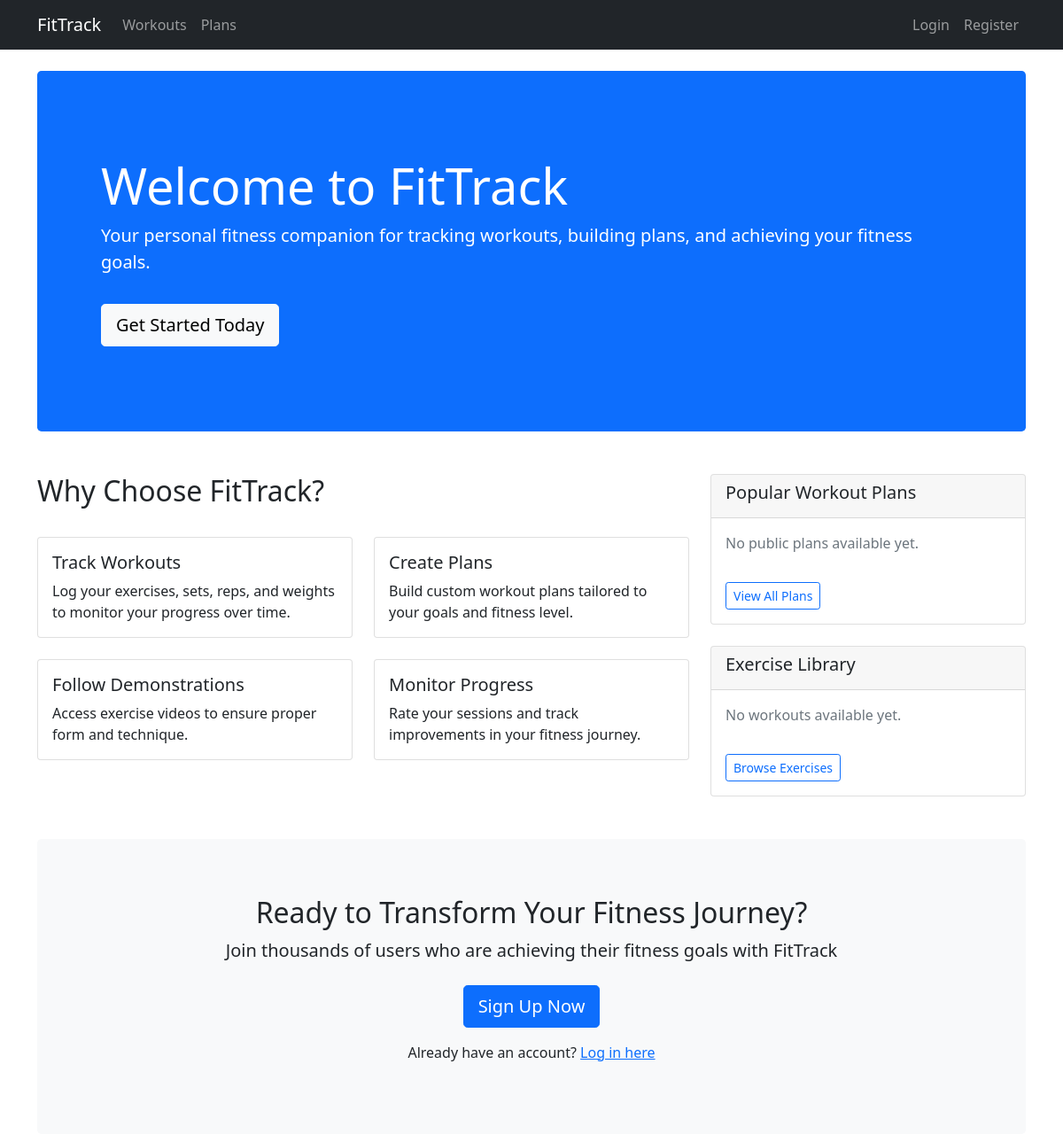
Before: / with the older database file.
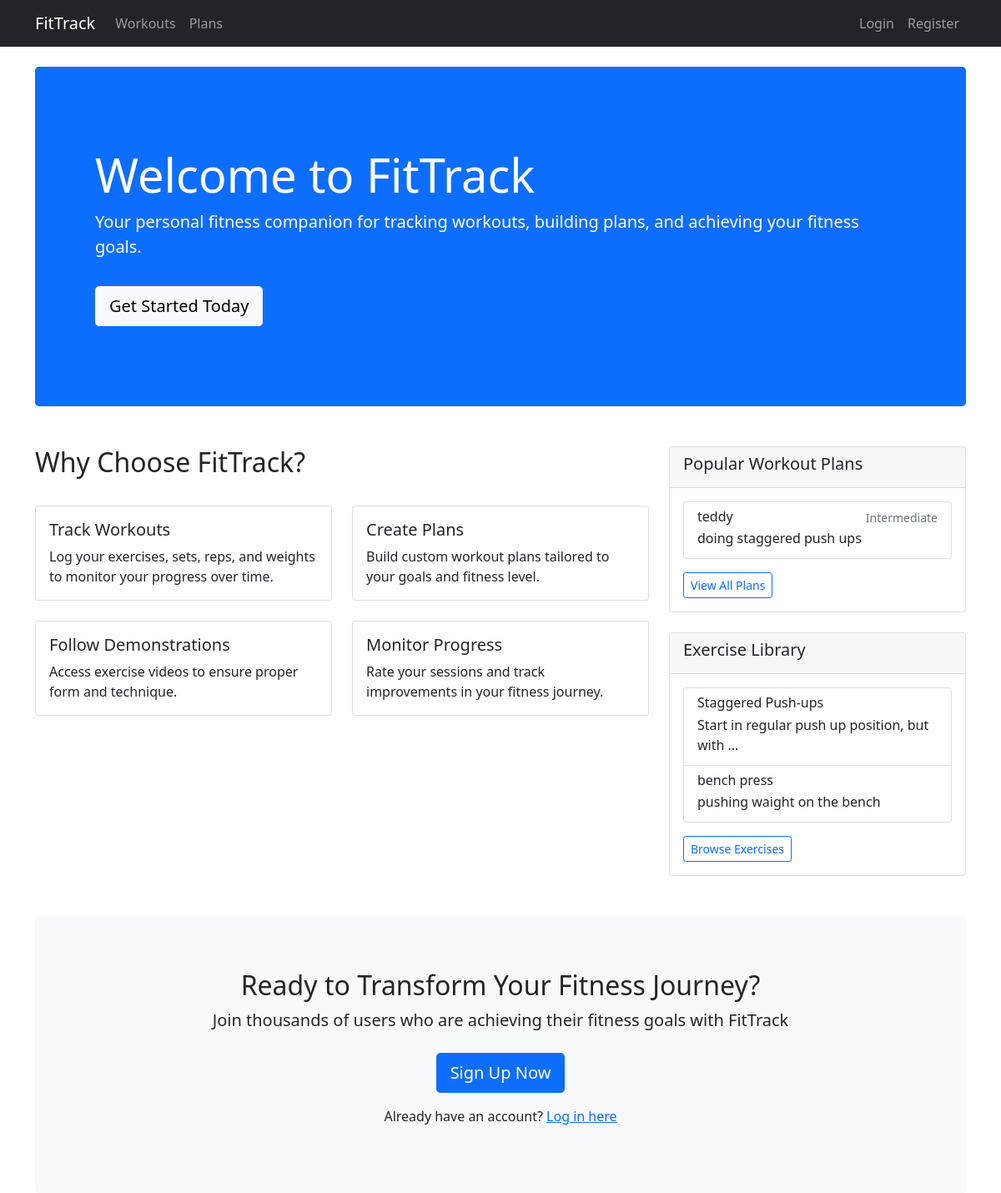
After: the same page with the newer database file.
### workouts/models.py (models this page shows, shortened)
class WorkoutPlan(models.Model):
    DIFFICULTY_CHOICES = [
        ('B', 'Beginner'),
        ('I', 'Intermediate'),
        ('A', 'Advanced'),
    ]
    name = models.CharField(max_length=200)
    creator = models.ForeignKey(User, on_delete=models.CASCADE, related_name='created_plans')
    workouts = models.ManyToManyField(Workout, through='WorkoutPlanItem')
    description = models.TextField()
    difficulty = models.CharField(max_length=1, choices=DIFFICULTY_CHOICES, default='B')
    is_public = models.BooleanField(default=False)
    created_at = models.DateTimeField(auto_now_add=True)
    class Meta:
        ordering = ['-created_at']

class Workout(models.Model):
    name = models.CharField(max_length=200)
    description = models.TextField()
    muscle_groups = models.ManyToManyField(MuscleGroup)
    demonstration_video_url = models.URLField(blank=True, null=True)
    created_by = models.ForeignKey(User, on_delete=models.SET_NULL, null=True)
    created_at = models.DateTimeField(auto_now_add=True)
    class Meta:
        ordering = ['name']

### workouts/views.py (the view)
# urls.py: path('', views.index)
def index(request):
    public_plans = WorkoutPlan.objects.filter(is_public=True)[:5]
    recent_workouts = Workout.objects.all()[:5]
    return render(request, 'workouts/index.html', {
        'public_plans': public_plans,
        'recent_workouts': recent_workouts
    })

### workouts/templates/workouts/index.html (shortened to what the changed rows need)
{% extends 'workouts/base.html' %}
{% block content %}
<div class="row">
    <div class="col-12 mb-5">
        <div class="p-5 bg-primary text-white rounded-3">
            <div class="container-fluid py-5">
                <h1 class="display-4">Welcome to FitTrack</h1>
            </div>
        </div>
    </div>
</div>
<div class="row">
    <div class="col-md-8">
        {% if user.is_authenticated %}
        <div class="row mb-4">
            <div class="col-12">
                <h2>Your Fitness Dashboard</h2>
                <p class="text-muted">Welcome back, {{ user.username }}! Here's an overview of your fitness journey.</p>
            </div>
        </div>
        <div class="row mb-4">
            <div class="col-md-4 mb-3">
                <div class="card h-100">
                    <div class="card-body text-center">
                        <h5 class="card-title">Start Workout</h5>
                        <p class="card-text">Begin a new training session</p>
                        <a href="{% url 'workouts:start_session' %}" class="btn btn-primary">Start Now</a>
                    </div>
                </div>
            </div>
            <div class="col-md-4 mb-3">
                <div class="card h-100">
                    <div class="card-body text-center">
                        <h5 class="card-title">Create Workout</h5>
                        <p class="card-text">Add a new exercise to library</p>
                        <a href="{% url 'workouts:create_workout' %}" class="btn btn-primary">Create</a>
                    </div>
                </div>
            </div>
            <div class="col-md-4 mb-3">
                <div class="card h-100">
                    <div class="card-body text-center">
                        <h5 class="card-title">Build Plan</h5>
                        <p class="card-text">Design a workout program</p>
                        <a href="{% url 'workouts:create_workoutplan' %}" class="btn btn-primary">Build</a>
                    </div>
                </div>
            </div>
        </div>
        <div class="row mb-4">
            <div class="col-12">
                <h3>Your Recent Activity</h3>
                <div class="card">
                    <div class="card-body">
                        <p class="text-center text-muted py-4">
                            Your workout sessions will appear here once you start tracking.
                            <br>
                            <a href="{% url 'workouts:start_session' %}">Start your first session</a>
                        </p>
                    </div>
                </div>
            </div>
        </div>
        {% else %}
        <div class="row mb-4">
            <div class="col-12">
                <h2>Why Choose FitTrack?</h2>
            </div>
        </div>
        {% endif %}
    </div>
    <div class="col-md-4">
        <div class="card mb-4">
            <div class="card-body">
                {% if public_plans %}
                <div class="list-group">
                    {% for plan in public_plans %}
                    <a href="{% url 'workouts:workoutplan_detail' plan.pk %}" class="list-group-item list-group-item-action">
                        <div class="d-flex w-100 justify-content-between">
                            <h6 class="mb-1">{{ plan.name }}</h6>
                            <small class="text-muted">{{ plan.get_difficulty_display }}</small>
                        </div>
                        <p class="mb-1">{{ plan.description|truncatewords:10 }}</p>
                    </a>
                    {% endfor %}
                </div>
                {% else %}
                <p class="text-muted">No public plans available yet.</p>
                {% endif %}
                <a href="{% url 'workouts:workoutplan_list' %}" class="btn btn-sm btn-outline-primary mt-3">View All Plans</a>
            </div>
        </div>
        <div class="card">
            <div class="card-body">
                {% if recent_workouts %}
                <div class="list-group">
                    {% for workout in recent_workouts %}
                    <a href="{% url 'workouts:workout_detail' workout.pk %}" class="list-group-item list-group-item-action">
                        <div class="d-flex w-100 justify-content-between">
                            <h6 class="mb-1">{{ workout.name }}</h6>
                        </div>
                        <p class="mb-1">{{ workout.description|truncatewords:8 }}</p>
                    </a>
                    {% endfor %}
                </div>
                {% else %}
                <p class="text-muted">No workouts available yet.</p>
                {% endif %}
                <a href="{% url 'workouts:workout_list' %}" class="btn btn-sm btn-outline-primary mt-3">Browse Exercises</a>
            </div>
        </div>
    </div>
</div>
{% if not user.is_authenticated %}
<div class="row mt-5">
    <div class="col-12">
        <div class="p-5 bg-light rounded-3">
            <div class="container-fluid py-3 text-center">
                <h2>Ready to Transform Your Fitness Journey?</h2>
            </div>
        </div>
    </div>
</div>
{% endif %}
{% endblock %}

Changed rows visible on the page:
added WorkoutPlan: name "teddy", difficulty "Intermediate", description "doing staggered push ups"
added Workout: name "Staggered Push-ups", description "Start in regular push up position, but with …"
added Workout: name "bench press", description "pushing waight on the bench"
Other visible differences:
text no longer shown: "No public plans available yet. No workouts available yet."
